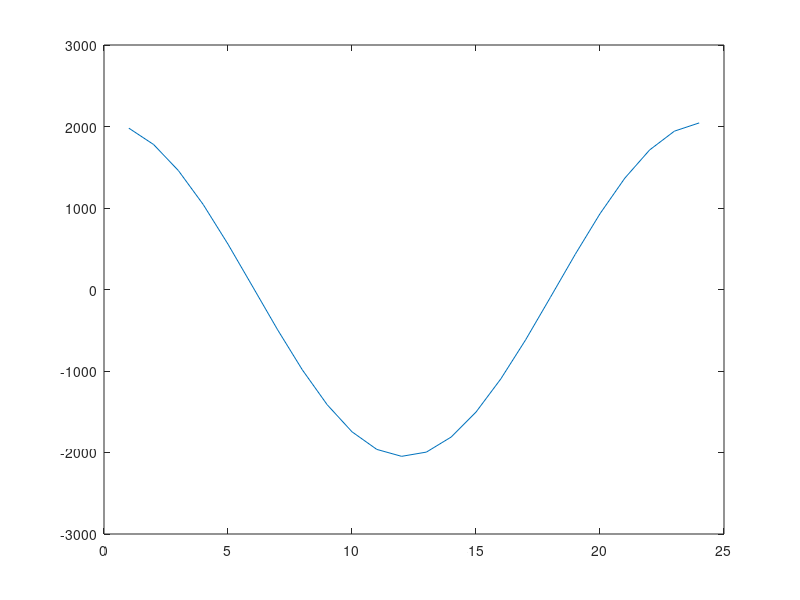

Reproduce this figure in MATLAB.
clear all
close all
clc

fs = 800e3;
Ts = 1/fs;
numberofSamples=24;
fm = 33e3;
w = 2*pi*fm;
wm = 2*pi*fm;
t = Ts:Ts:(numberofSamples*Ts);
% t=0 : pi/10 : 2*pi ;  
% t=0 : pi/50 : 2*pi ; 
output=int16(cos(wm*t)*2^11)   %8 for 12 bit output.
length(output)
plot(output)
fid = fopen('33KHzCosineLookUpTable.txt', 'w');
% fprintf(fid, '%4.0f  \n', output);
fprintf(fid, '%4.0f ,', output);
fclose(fid)